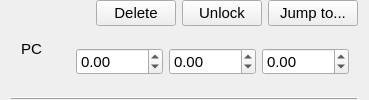
       <widget class="QWidget" name="pcWig" native="true">
        <layout class="QGridLayout" name="gridLayout_2">
         <property name="topMargin">
          <number>0</number>
         </property>
         <property name="bottomMargin">
          <number>0</number>
         </property>
         <property name="verticalSpacing">
          <number>0</number>
         </property>
         <item row="0" column="5">
          <widget class="QPushButton" name="pcJumpButton">
           <property name="sizePolicy">
            <sizepolicy hsizetype="Preferred" vsizetype="Fixed">
             <horstretch>0</horstretch>
             <verstretch>0</verstretch>
            </sizepolicy>
           </property>
           <property name="minimumSize">
            <size>
             <width>90</width>
             <height>25</height>
            </size>
           </property>
           <property name="font">
            <font>
             <family>Arial</family>
             <pointsize>11</pointsize>
            </font>
           </property>
           <property name="styleSheet">
            <string notr="true"/>
           </property>
           <property name="text">
            <string>Jump to...</string>
           </property>
           <attribute name="buttonGroup">
            <string notr="true">fidButtonGroup</string>
           </attribute>
          </widget>
         </item>
         <item row="1" column="1" colspan="5">
          <widget class="QWidget" name="widget_2" native="true">
           <layout class="QGridLayout" name="gridLayout_12">
            <property name="verticalSpacing">
             <number>6</number>
            </property>
            <item row="0" column="0">
             <widget class="QDoubleSpinBox" name="pcX">
              <property name="sizePolicy">
               <sizepolicy hsizetype="Fixed" vsizetype="Fixed">
                <horstretch>0</horstretch>
                <verstretch>0</verstretch>
               </sizepolicy>
              </property>
              <property name="minimumSize">
               <size>
                <width>60</width>
                <height>0</height>
               </size>
              </property>
              <property name="font">
               <font>
                <family>Arial</family>
                <pointsize>11</pointsize>
               </font>
              </property>
              <property name="focusPolicy">
               <enum>Qt::StrongFocus</enum>
              </property>
              <property name="styleSheet">
               <string notr="true"/>
              </property>
              <property name="showGroupSeparator" stdset="0">
               <bool>false</bool>
              </property>
              <property name="minimum">
               <double>-1000.000000000000000</double>
              </property>
              <property name="maximum">
               <double>1000.000000000000000</double>
              </property>
             </widget>
            </item>
            <item row="0" column="1">
             <widget class="QDoubleSpinBox" name="pcY">
              <property name="sizePolicy">
               <sizepolicy hsizetype="Fixed" vsizetype="Fixed">
                <horstretch>0</horstretch>
                <verstretch>0</verstretch>
               </sizepolicy>
              </property>
              <property name="minimumSize">
               <size>
                <width>60</width>
                <height>0</height>
               </size>
              </property>
              <property name="font">
               <font>
                <family>Arial</family>
                <pointsize>11</pointsize>
               </font>
              </property>
              <property name="focusPolicy">
               <enum>Qt::StrongFocus</enum>
              </property>
              <property name="styleSheet">
               <string notr="true"/>
              </property>
              <property name="minimum">
               <double>-1000.000000000000000</double>
              </property>
              <property name="maximum">
               <double>1000.000000000000000</double>
              </property>
             </widget>
            </item>
            <item row="0" column="2">
             <widget class="QDoubleSpinBox" name="pcZ">
              <property name="sizePolicy">
               <sizepolicy hsizetype="Fixed" vsizetype="Fixed">
                <horstretch>0</horstretch>
                <verstretch>0</verstretch>
               </sizepolicy>
              </property>
              <property name="minimumSize">
               <size>
                <width>60</width>
                <height>0</height>
               </size>
              </property>
              <property name="font">
               <font>
                <family>Arial</family>
                <pointsize>11</pointsize>
               </font>
              </property>
              <property name="focusPolicy">
               <enum>Qt::StrongFocus</enum>
              </property>
              <property name="minimum">
               <double>-1000.000000000000000</double>
              </property>
              <property name="maximum">
               <double>1000.000000000000000</double>
              </property>
             </widget>
            </item>
           </layout>
          </widget>
         </item>
         <item row="2" column="0" colspan="6">
          <widget class="Line" name="line_24">
           <property name="sizePolicy">
            <sizepolicy hsizetype="Preferred" vsizetype="Fixed">
             <horstretch>0</horstretch>
             <verstretch>0</verstretch>
            </sizepolicy>
           </property>
           <property name="minimumSize">
            <size>
             <width>0</width>
             <height>0</height>
            </size>
           </property>
           <property name="font">
            <font>
             <family>Arial</family>
             <pointsize>11</pointsize>
            </font>
           </property>
           <property name="frameShadow">
            <enum>QFrame::Raised</enum>
           </property>
           <property name="lineWidth">
            <number>1</number>
           </property>
           <property name="orientation">
            <enum>Qt::Horizontal</enum>
           </property>
          </widget>
         </item>
         <item row="0" column="4">
          <widget class="QPushButton" name="pcLockButton">
           <property name="sizePolicy">
            <sizepolicy hsizetype="Preferred" vsizetype="Fixed">
             <horstretch>0</horstretch>
             <verstretch>0</verstretch>
            </sizepolicy>
           </property>
           <property name="minimumSize">
            <size>
             <width>80</width>
             <height>25</height>
            </size>
           </property>
           <property name="font">
            <font>
             <family>Arial</family>
             <pointsize>11</pointsize>
            </font>
           </property>
           <property name="styleSheet">
            <string notr="true"/>
           </property>
           <property name="text">
            <string>Unlock</string>
           </property>
           <attribute name="buttonGroup">
            <string notr="true">fidButtonGroup</string>
           </attribute>
          </widget>
         </item>
         <item row="0" column="0" rowspan="2">
          <widget class="QLabel" name="label_6">
           <property name="sizePolicy">
            <sizepolicy hsizetype="Fixed" vsizetype="Preferred">
             <horstretch>0</horstretch>
             <verstretch>0</verstretch>
            </sizepolicy>
           </property>
           <property name="minimumSize">
            <size>
             <width>50</width>
             <height>0</height>
            </size>
           </property>
           <property name="font">
            <font>
             <family>Arial</family>
             <pointsize>11</pointsize>
            </font>
           </property>
           <property name="text">
            <string>PC</string>
           </property>
           <property name="indent">
            <number>10</number>
           </property>
          </widget>
         </item>
         <item row="0" column="3">
          <widget class="QPushButton" name="pcDelButton">
           <property name="sizePolicy">
            <sizepolicy hsizetype="Preferred" vsizetype="Fixed">
             <horstretch>0</horstretch>
             <verstretch>0</verstretch>
            </sizepolicy>
           </property>
           <property name="minimumSize">
            <size>
             <width>80</width>
             <height>25</height>
            </size>
           </property>
           <property name="font">
            <font>
             <family>Arial</family>
             <pointsize>11</pointsize>
            </font>
           </property>
           <property name="styleSheet">
            <string notr="true"/>
           </property>
           <property name="text">
            <string>Delete</string>
           </property>
           <attribute name="buttonGroup">
            <string notr="true">fidButtonGroup</string>
           </attribute>
          </widget>
         </item>
         <item row="0" column="1" colspan="2">
          <widget class="qSlicerMarkupsPlaceWidget" name="pcPoint">
           <property name="sizePolicy">
            <sizepolicy hsizetype="Preferred" vsizetype="Preferred">
             <horstretch>0</horstretch>
             <verstretch>0</verstretch>
            </sizepolicy>
           </property>
           <property name="minimumSize">
            <size>
             <width>0</width>
             <height>0</height>
            </size>
           </property>
           <property name="font">
            <font>
             <family>Arial</family>
             <pointsize>11</pointsize>
            </font>
           </property>
           <property name="buttonsVisible">
            <bool>false</bool>
           </property>
           <property name="deleteAllMarkupsOptionVisible">
            <bool>false</bool>
           </property>
           <property name="placeMultipleMarkups">
            <enum>qSlicerMarkupsPlaceWidget::ForcePlaceSingleMarkup</enum>
           </property>
           <property name="placeModeEnabled">
            <bool>false</bool>
           </property>
           <property name="deleteButton().show()" stdset="0">
            <bool>true</bool>
           </property>
           <property name="placeButton().show()" stdset="0">
            <bool>true</bool>
           </property>
          </widget>
         </item>
        </layout>
       </widget>
